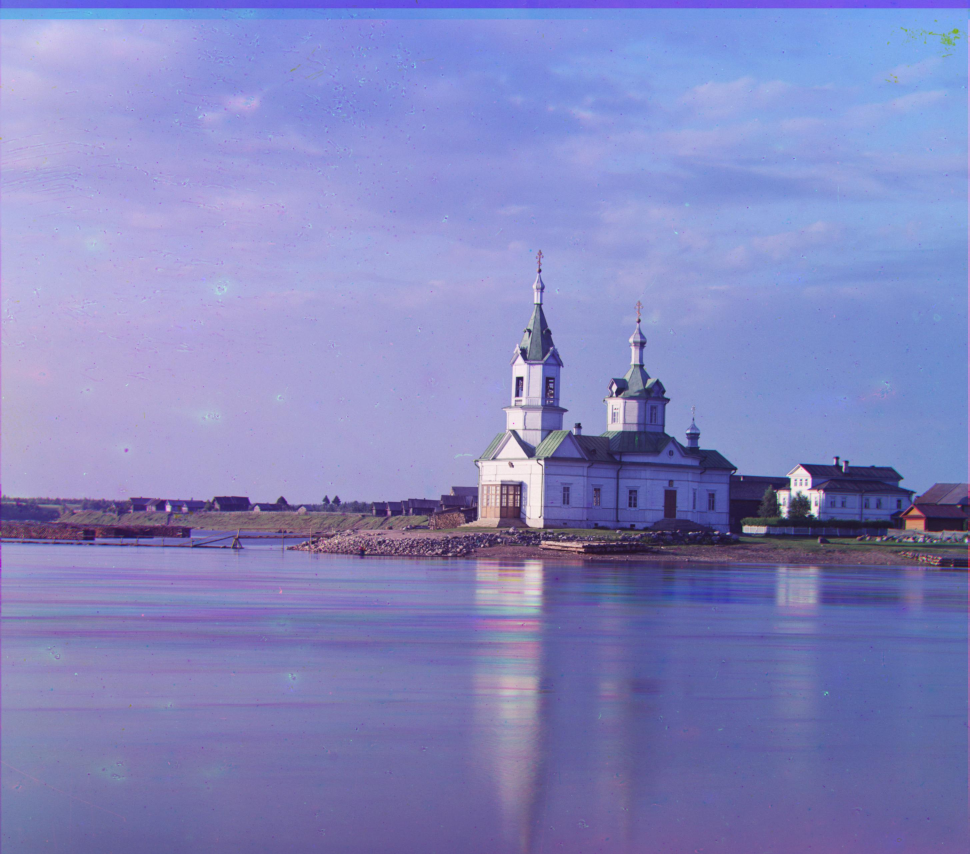
#> input picture project1/cs180_proj1_data/church_restored.jpg, 2908 x 2562 px, given in place of emir.tif, which was not available (shown at 1/3 size)
$ python main.py
#> lines starting #> are read from the running program, lines starting #| are printed output that depends on the picture; pictures that were not available may be replaced by others from this repository, and a replacement may not be noted
import numpy as np
import skimage as sk
import skimage.io as skio
import matplotlib.pyplot as plt
from skimage.filters import sobel
from PIL import Image
import sys

# using basic euclidean distance to compare
# [20 lines left out: function align, not called in this run]


# name of the input file
filenames = ["cathedral.jpg", "church.tif", "emir.tif", "harvesters.tif", "icon.tif",
              "italil.tif", "lastochikino.tif", "lugano.tif", "melons.tif", "monastery.jpg", "self_portrait.tif", "siren.tif", "three_generations.tif", "tobolsk.jpg"]
filename_prefixes = ["cathedral", "church", "emir", "harvesters", "icon",
              "italil", "lastochikino", "lugano", "melons", "monastery", "self_portrait", "siren", "three_generations", "tobolsk"]

# imname = 'emir.tif'

# ###   NAIVE IMPLEMENTATION   ###
im = skio.imread("emir.tif")
#> im is the input picture: shape (2562, 2908, 3); mean R, G, B 132.1, 134.1, 190.3

im = sk.img_as_float(im)

height = np.floor(im.shape[0] / 3.0).astype(np.int16)
#> height = 854

b = im[:height] # define axis 0 and then just get all of axis 1. numpy infers you want all of it im[:height] = im[:height, :]
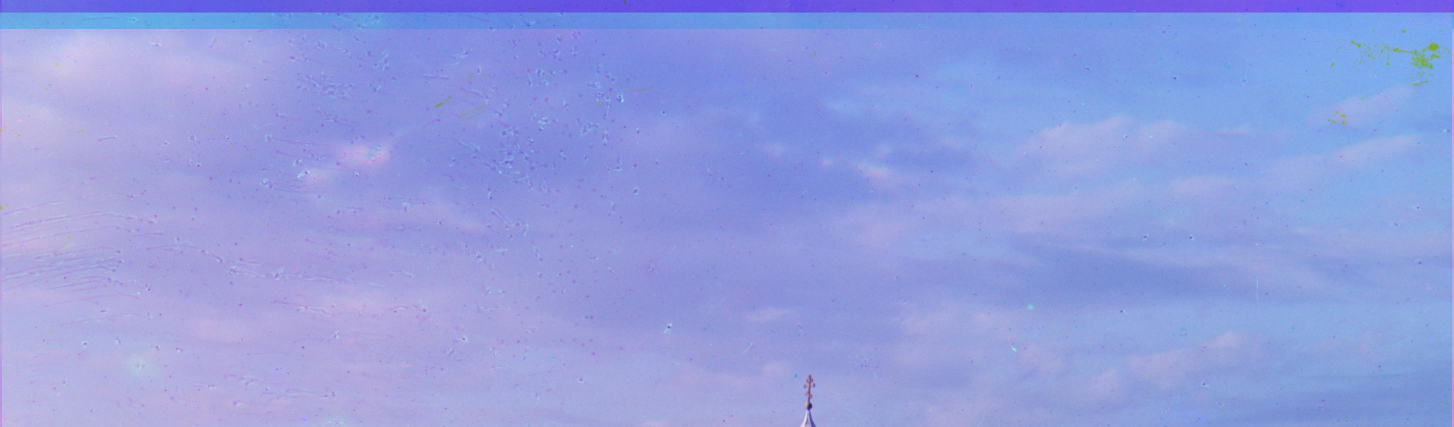
#> b: shape (854, 2908, 3) float64 (shown at 1/2 size); mean R, G, B 0.574, 0.619, 0.874
g = im[height: 2*height]
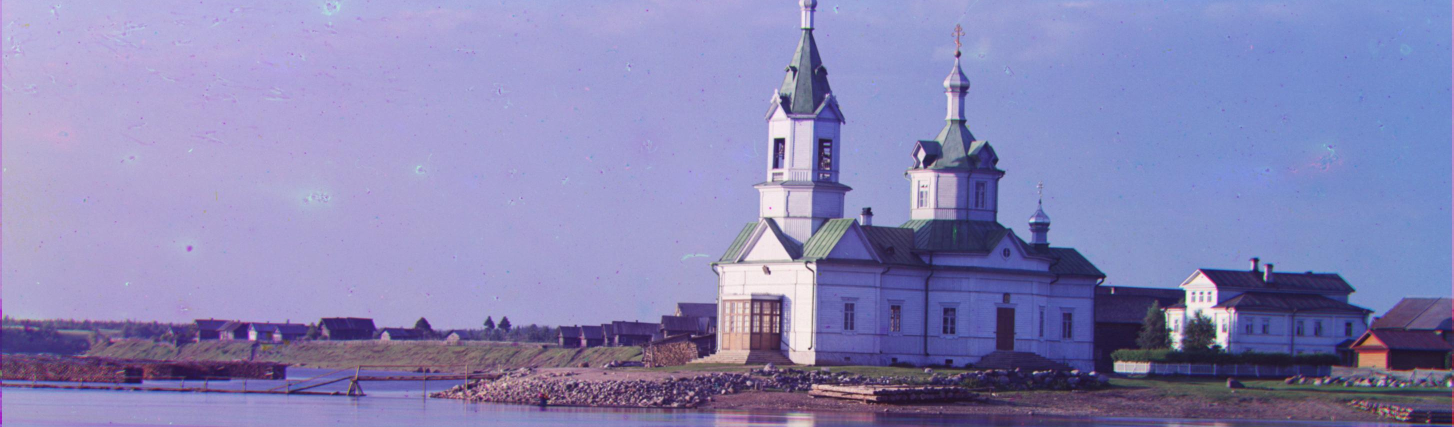
#> g: shape (854, 2908, 3) float64 (shown at 1/2 size); mean R, G, B 0.536, 0.525, 0.712
r = im[2*height: 3*height]
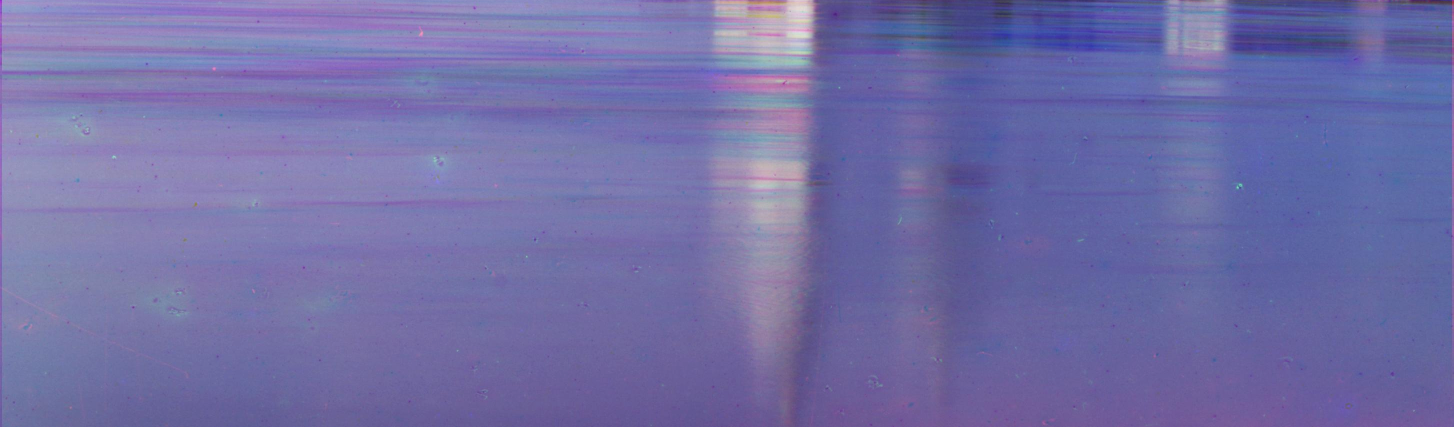
#> r: shape (854, 2908, 3) float64 (shown at 1/2 size); mean R, G, B 0.444, 0.433, 0.653

im_out = np.dstack([r, g, b])

#> (the run stopped early here; a loop or call above may not have finished)

$ run again, on project1/cs180_proj1_data/emir_restored.jpg
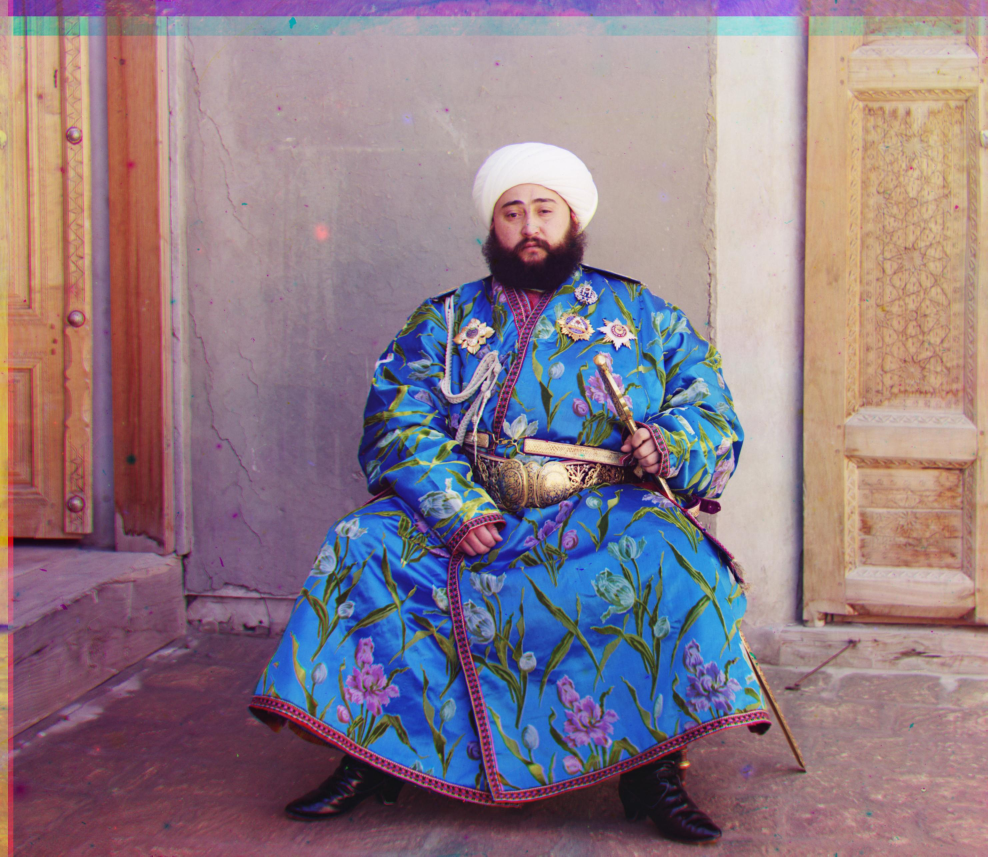
#> input picture project1/cs180_proj1_data/emir_restored.jpg, 2962 x 2569 px, given in place of emir.tif, which was not available (shown at 1/3 size)
#> im is the input picture: shape (2569, 2962, 3); mean R, G, B 142, 122.8, 134.1
#> `g = im[height: 2*height]`:
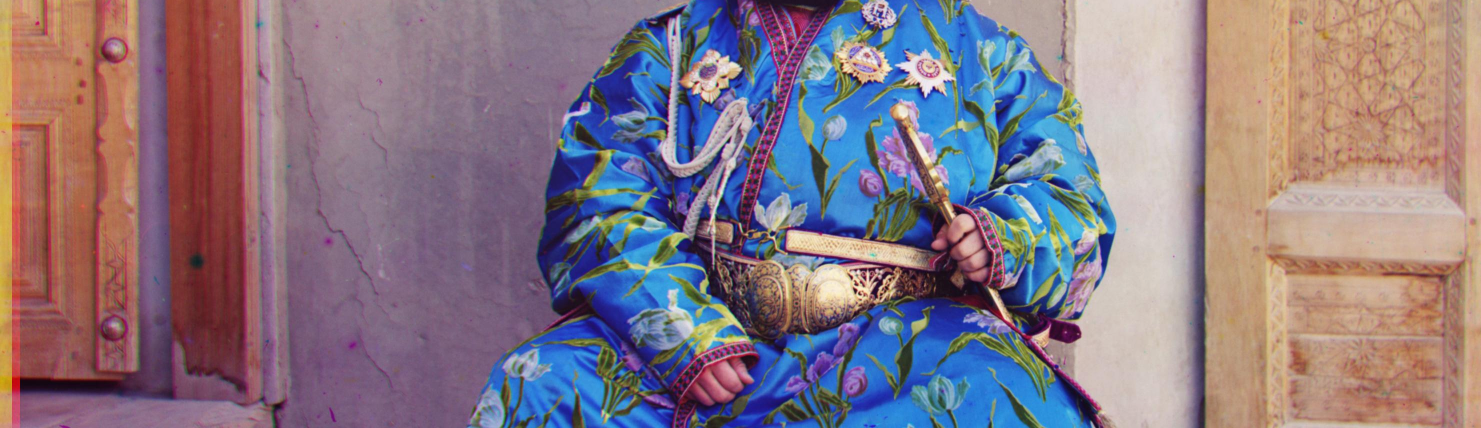
#> g: shape (856, 2962, 3) float64 (shown at 1/2 size); mean R, G, B 0.533, 0.469, 0.516
#> `r = im[2*height: 3*height]`:
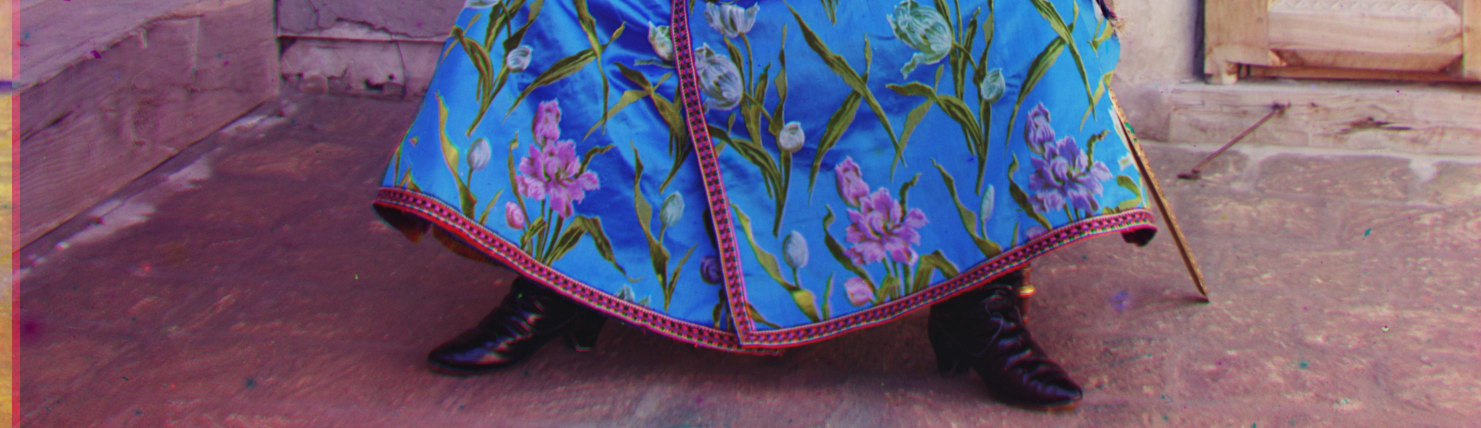
#> r: shape (856, 2962, 3) float64 (shown at 1/2 size); mean R, G, B 0.419, 0.357, 0.457
